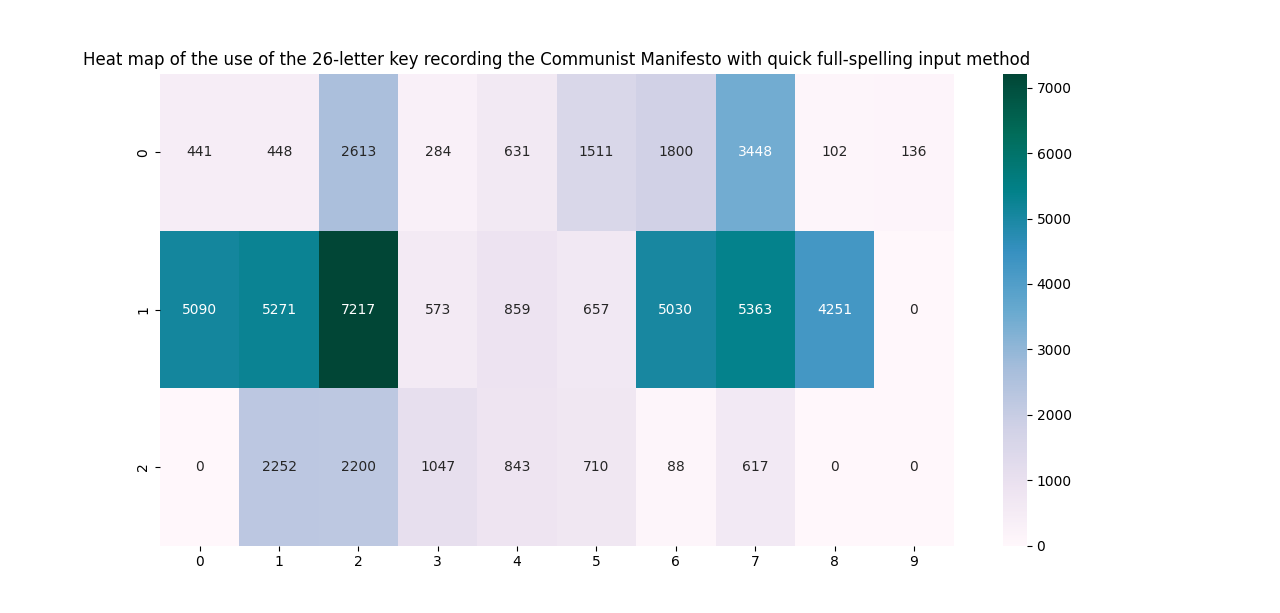

Generate this figure with Python:
import pdfplumber
import pinyin
import seaborn as sns
import matplotlib.pyplot as plt
import numpy as np


# 提取pdf文件中文章的拼音

file_path = r'D:\……\共产党宣言.pdf'

article_pinyin = ''        # 全文拼音

with pdfplumber.open(file_path) as pdf:
    for page in pdf.pages:        # 对pdf文件中的每一页
        text = page.extract_text()        # 提取当前页的文字
        page_pinyin = pinyin.get(text, format='strip')        # 将汉字文本转化为拼音
        article_pinyin = article_pinyin + page_pinyin        # 把每一页的拼音连在一起


# 替换拼音代码

#article_pinyin = article_pinyin.translate(str.maketrans({'ang':'asd','an':'as','eng':'dsa','en':'ds','ing':'klj','in':'kl','ong':'lkj','er':'df','un':'jk','ai':'ak','ao':'al','ei':'dk','ui':'jk','ou':'lj','uo':'jl','zh':'zx','ch':'cv','sh':'sd','uang':'jasd','uan':'jas','uai':'jak','iang':'kasd','ian':'kas','iao':'kal','iong':'lkj','ia':'ka','ie':'kd','iu':'kj','ue':'jd'}))
#maketrans方法中是一个字典参数，第一个参数（key）为替换前的参数，第二个参数（value）为替换后的参数（为None表示移除替换前的参数）
#key的长度只能为1。。。。。。

article_pinyin = article_pinyin.replace('ang','asd')
article_pinyin = article_pinyin.replace('an','as')
article_pinyin = article_pinyin.replace('eng','dsa')
article_pinyin = article_pinyin.replace('en','ds')
article_pinyin = article_pinyin.replace('ing','klj')
article_pinyin = article_pinyin.replace('in','kl')
article_pinyin = article_pinyin.replace('ong','lkj')
article_pinyin = article_pinyin.replace('er','df')
article_pinyin = article_pinyin.replace('un','jk')
article_pinyin = article_pinyin.replace('ai','ak')
article_pinyin = article_pinyin.replace('ao','al')
article_pinyin = article_pinyin.replace('ei','dk')
article_pinyin = article_pinyin.replace('ui','jk')
article_pinyin = article_pinyin.replace('ou','lj')
article_pinyin = article_pinyin.replace('uo','jl')
article_pinyin = article_pinyin.replace('zh','zx')
article_pinyin = article_pinyin.replace('ch','cv')
article_pinyin = article_pinyin.replace('sh','sd')
article_pinyin = article_pinyin.replace('uang','jasd')
article_pinyin = article_pinyin.replace('uan','jas')
article_pinyin = article_pinyin.replace('uai','jak')
article_pinyin = article_pinyin.replace('iang','kasd')
article_pinyin = article_pinyin.replace('ian','kas')
article_pinyin = article_pinyin.replace('iao','kal')
article_pinyin = article_pinyin.replace('iong','lkj')
article_pinyin = article_pinyin.replace('ia','ka')
article_pinyin = article_pinyin.replace('ie','kd')
article_pinyin = article_pinyin.replace('iu','kj')
article_pinyin = article_pinyin.replace('ue','jd')


# count()函数统计各字符的出现次数

n = {}
for i in article_pinyin:
    n[i] = article_pinyin.count(i)


# 构建类似键盘分布的3行10列二维数组，手动将数组的每个元素与26个字母的出现次数一一对应

data = [[0 for i in range(1,11)] for j in range(1,4)]

# 键盘第一行
data[0][0] = n['q']
data[0][1] = n['w']
data[0][2] = n['e']
data[0][3] = n['r']
data[0][4] = n['t']
data[0][5] = n['y']
data[0][6] = n['u']
data[0][7] = n['i']
data[0][8] = n['o']
data[0][9] = n['p']

# 键盘第二行
data[1][0] = n['a']
data[1][1] = n['s']
data[1][2] = n['d']
data[1][3] = n['f']
data[1][4] = n['g']
data[1][5] = n['h']
data[1][6] = n['j']
data[1][7] = n['k']
data[1][8] = n['l']

# 键盘第三行
data[2][1] = n['z']
data[2][2] = n['x']
data[2][3] = n['c']
data[2][4] = n['v']
data[2][5] = n['b']
data[2][6] = n['n']
data[2][7] = n['m']


# 计算均衡性(标准差)

arr = [data[0][0],data[0][1],data[0][2],data[0][3],data[0][4],data[0][5],data[0][6],data[0][7],data[0][8],data[0][9],
       data[1][0],data[1][1],data[1][2],data[1][3],data[1][4],data[1][5],data[1][6],data[1][7],data[1][8],
       data[2][1],data[2][2],data[2][3],data[2][4],data[2][5],data[2][6],data[2][7]]
print("Homogeneity of key use:", np.std(arr))


# 绘制热力图

sns.heatmap(data, cmap = 'PuBuGn', annot = True, fmt = '.0f')

#sns.heatmap(data,        # 矩阵数据集
#            vmin = None,        # 颜色取值最小范围
#            vmax = None,        # 颜色取值最大范围
#            cmap = None,        # 填充色
#            center = None,        # 设置色彩中心对齐值，可以调整生成的图像颜色的整体深浅
#            robust = False,        # 如果是False，且没设定vmin和vmax的值，
#            # 热力图的颜色映射范围根据具有鲁棒性的分位数设定，而不是用极值设定。
#            annot = False,        # 默认取值False；如果为True，就在热力图的每个单元上显示数值
#            fmt = '.2g',        # 矩阵上标识数字的数据格式，比如保留小数点后几位数字
#            annot_kws = False,        # 默认取值False；如果为True，设置热力图矩阵上数字的大小颜色字体
#            linewidths = 0,        # 定义热力图里“表示两两特征关系的矩阵小块”之间的间隔大小
#            linecolor = 'white',        # 切分热力图上每个矩阵小块的线的颜色，默认值是’white’
#            cbar = True,        # 是否在热力图侧边绘制颜色刻度条，默认值是True
#            cbar_kws = None,        # 热力图侧边绘制颜色刻度条时，相关字体设置，默认值是None
#            cbar_ax = None,        # 热力图侧边绘制颜色刻度条时，刻度条位置设置，默认值是None
#            square = False,        # 设置热力图矩阵小块形状，默认值是False
#            xticklabels = 'auto',        # 控制每列标签名的输出，默认值是auto
#            yticklabels = 'auto',        # 控制每行标签名的输出，默认值是auto
#            # 如果是True，则以DataFrame的列名作为标签名
#            # 如果是False，则不添加行标签名
#            # 如果是列表，则标签名改为列表中给的内容
#            # 如果是整数K，则在图上每隔K个标签进行一次标注
#            # 如果是auto，则自动选择标签的标注间距，将标签名不重叠的部分(或全部)输出
#            mask = None,        # 控制某个矩阵块是否显示出来，默认值是None
#            ax = None,        # 设置作图的坐标轴
#            **kwargs)        # 所有其他关键字参数都传递给ax.pcolormesh

# 添加标题
plt.title('Heat map of the use of the 26-letter key recording the Communist Manifesto with quick full-spelling input method')

# 显示图形
plt.show()
